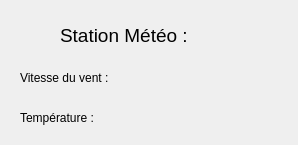
<?xml version="1.0" encoding="UTF-8"?>
<ui version="4.0">
 <class>Meteo</class>
 <widget class="QWidget" name="Meteo">
  <property name="geometry">
   <rect>
    <x>0</x>
    <y>0</y>
    <width>298</width>
    <height>145</height>
   </rect>
  </property>
  <property name="windowTitle">
   <string>Meteo</string>
  </property>
  <widget class="QLabel" name="label">
   <property name="geometry">
    <rect>
     <x>60</x>
     <y>0</y>
     <width>151</width>
     <height>71</height>
    </rect>
   </property>
   <property name="font">
    <font>
     <pointsize>14</pointsize>
    </font>
   </property>
   <property name="text">
    <string>Station Météo :</string>
   </property>
  </widget>
  <widget class="QLabel" name="label_2">
   <property name="geometry">
    <rect>
     <x>20</x>
     <y>70</y>
     <width>111</width>
     <height>16</height>
    </rect>
   </property>
   <property name="text">
    <string>Vitesse du vent :</string>
   </property>
  </widget>
  <widget class="QLabel" name="label_3">
   <property name="geometry">
    <rect>
     <x>20</x>
     <y>110</y>
     <width>91</width>
     <height>16</height>
    </rect>
   </property>
   <property name="text">
    <string>Température :</string>
   </property>
  </widget>
  <widget class="QLabel" name="label_4">
   <property name="geometry">
    <rect>
     <x>130</x>
     <y>70</y>
     <width>59</width>
     <height>14</height>
    </rect>
   </property>
   <property name="text">
    <string/>
   </property>
  </widget>
  <widget class="QLabel" name="label_5">
   <property name="geometry">
    <rect>
     <x>120</x>
     <y>110</y>
     <width>59</width>
     <height>14</height>
    </rect>
   </property>
   <property name="text">
    <string/>
   </property>
  </widget>
  <widget class="QLabel" name="label_6">
   <property name="geometry">
    <rect>
     <x>0</x>
     <y>10</y>
     <width>61</width>
     <height>51</height>
    </rect>
   </property>
   <property name="text">
    <string/>
   </property>
   <property name="textFormat">
    <enum>Qt::PlainText</enum>
   </property>
   <property name="pixmap">
    <pixmap>../../Images/index.jpg</pixmap>
   </property>
   <property name="scaledContents">
    <bool>true</bool>
   </property>
  </widget>
  <widget class="QLabel" name="label_7">
   <property name="geometry">
    <rect>
     <x>210</x>
     <y>10</y>
     <width>61</width>
     <height>51</height>
    </rect>
   </property>
   <property name="text">
    <string/>
   </property>
   <property name="textFormat">
    <enum>Qt::PlainText</enum>
   </property>
   <property name="pixmap">
    <pixmap>../../Images/index.jpg</pixmap>
   </property>
   <property name="scaledContents">
    <bool>true</bool>
   </property>
  </widget>
 </widget>
 <resources/>
 <connections/>
</ui>
